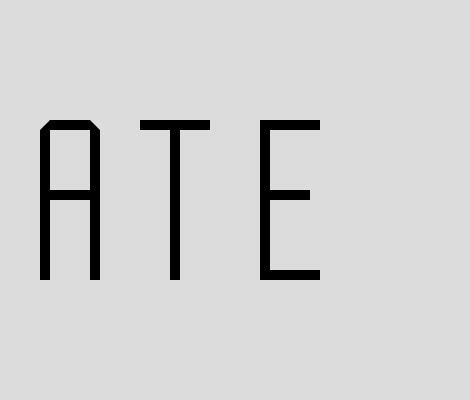
Frame 1 (no input)
Frame 60 (no input): identical to frame 1, image omitted
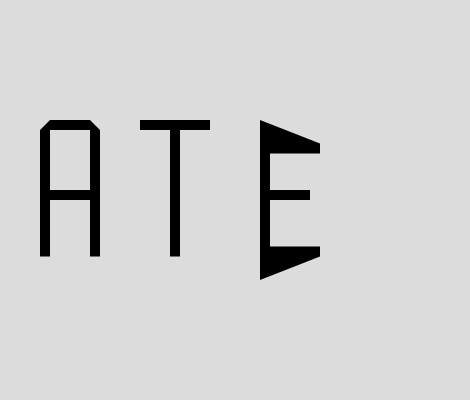
Frame 120 (the mouse pressed at the canvas centre since frame 60)

The p5.js sketch that drew these frames (run headless with seeded random() and noise() and a simulated clock; from frame 60 on, the mouse is pressed at the canvas centre):

// p5.js sketch
// ── sketch.js
function setup() {
  createCanvas(470, 400);
}

function draw() {
  background(220);
  
  const serifLength = mouseX /10;
  
  noStroke();
  fill(0);
  
  beginShape();
  vertex(40, 280 -serifLength);//serif left
  vertex(40, 270);
  vertex(40, 130);
  vertex(50, 120);
  vertex(90, 120);
  vertex(100, 130);
  vertex(100, 270);
  vertex(100, 280 - serifLength);//serif right

  
  beginContour();
  vertex(50, 130);
  vertex(50, 190);
  vertex(90, 190);
  vertex(90,130);
  endContour();
  
  beginContour();
  vertex(50,200);
  vertex(50,280 - serifLength);
  vertex(90,280 - serifLength);
  vertex(90,200);
  endContour();
  
  endShape(CLOSE); 
  
  beginShape();
  vertex(170, 280 -serifLength); //serif left
  vertex(170, 270);
  vertex(170, 130);
  vertex(140, 130);
  vertex(140, 120);
  vertex(210, 120);
  vertex(210, 130);
  vertex(180, 130);
  vertex(180, 270);
  vertex(180, 280 -serifLength);
  endShape(CLOSE);
  
  beginShape();
  vertex(260, 280);
  vertex(260, 120);
  vertex(320, 120 +serifLength);
  vertex(320, 130 +serifLength);
  vertex(270, 130 +serifLength);
  vertex(270, 190);
  vertex(310, 190);
  vertex(310, 200);
  vertex(270, 200);
  vertex(270, 270 -serifLength);
  vertex(320, 270 - serifLength);
  vertex(320, 280 -serifLength);
  endShape(CLOSE);
  
}
